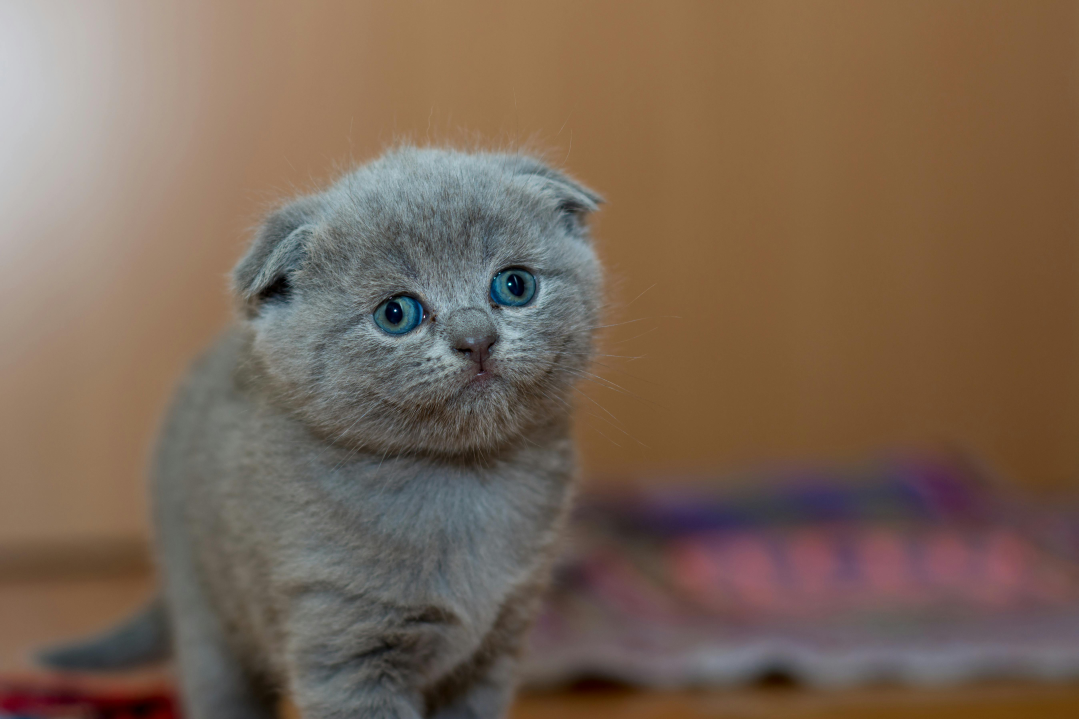
#> input picture Photos/cat3.jpg, 5392 x 3595 px (shown at 1/5 size)
$ python blur_image.py
#> lines starting #> are read from the running program, lines starting #| are printed output that depends on the picture
import cv2 as cv

def resizeImage(img, scale=0.09):
    width = int(img.shape[1] * scale)
    height = int(img.shape[0] * scale)
    dim = (width, height)

    return cv.resize(img, dim, interpolation = cv.INTER_AREA)

img = cv.imread('Photos/cat3.jpg')
#> img is the input picture: shape (3595, 5392, 3); mean B, G, R 85.2, 101.6, 121.8
cv.imshow('Cat', resizeImage(img))
#> in resizeImage, `return cv.resize(img, dim, interpolation = cv.INTER_AREA)`:
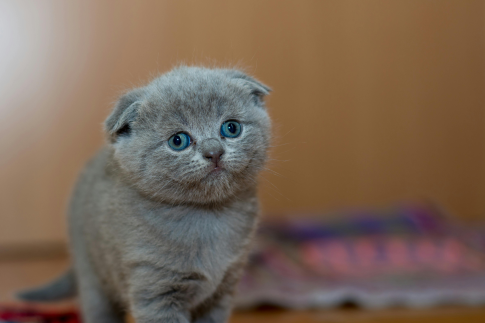
#> returned value: shape (323, 485, 3); mean of channels 0, 1, 2 85.2, 101.6, 121.8; drawn as B, G, R

# The kernel needs to have a center pixel
# to apply the convolution
# the kernel size must be odd numbers

# Averaging: center value is the average
#            of all the surrounding pixels
average = cv.blur(img, (7, 7))
cv.imshow('Average Blur', resizeImage(average))

# Gaussian Blur: center value is the weighted average
#                of all the surrounding pixels
gaussian = cv.GaussianBlur(img, (13, 13), 0)
cv.imshow('Gaussian Blur', resizeImage(gaussian))

# Median Blur: center value is the median
#              of all the surrounding pixels

# This is useful for removing salt and pepper noise
median = cv.medianBlur(img, 7)
cv.imshow('Median Blur', resizeImage(median))

# Bilateral: center value is the weighted average
#            of all the surrounding pixels
#            but the weights are calculated using
#            the intensity difference between the
#            center pixel and the surrounding pixels
bilateral = cv.bilateralFilter(img, 10, 35, 25)
cv.imshow('Bilateral', resizeImage(bilateral))

cv.waitKey(0)
